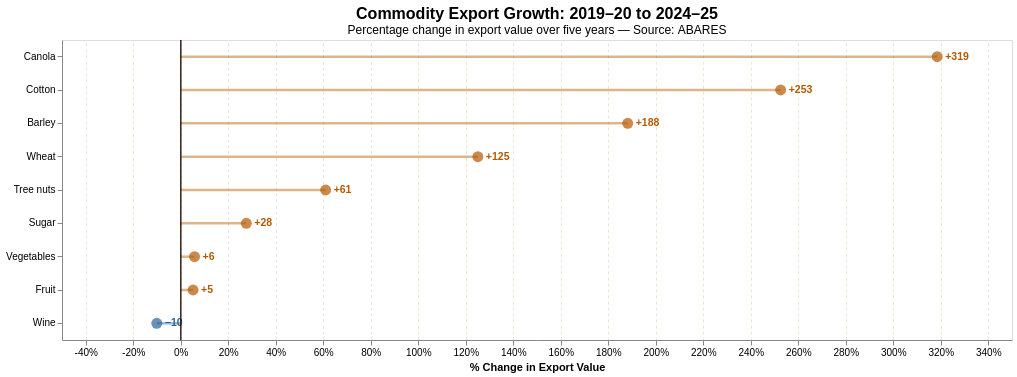

Write the Vega-Lite specification saved for this chart.
### Vega-Lite specification from a JSON file in a GitHub repository (floating-point values rounded to 4 significant figures)
{"$schema": "https://vega.github.io/schema/vega-lite/v5.json", "background": "transparent", "width": 950, "height": 300, "title": {"text": "Commodity Export Growth: 2019–20 to 2024–25", "subtitle": "Percentage change in export value over five years — Source: ABARES", "fontSize": 16, "subtitleFontSize": 12}, "data": {"values": [{"commodity": "Canola", "val_start": 1173.0, "val_end": 4909.0, "pct_change": 318.5, "zero": 0}, {"commodity": "Cotton", "val_start": 963.5, "val_end": 3397.0, "pct_change": 252.6, "zero": 0}, {"commodity": "Barley", "val_start": 1028.0, "val_end": 2962.0, "pct_change": 188.2, "zero": 0}, {"commodity": "Wheat", "val_start": 3847.0, "val_end": 8660.0, "pct_change": 125.1, "zero": 0}, {"commodity": "Tree nuts", "val_start": 1014.0, "val_end": 1632.0, "pct_change": 61.0, "zero": 0}, {"commodity": "Sugar", "val_start": 1606.0, "val_end": 2050.0, "pct_change": 27.6, "zero": 0}, {"commodity": "Vegetables", "val_start": 413.9, "val_end": 437.8, "pct_change": 5.8, "zero": 0}, {"commodity": "Fruit", "val_start": 1612.0, "val_end": 1696.0, "pct_change": 5.2, "zero": 0}, {"commodity": "Wine", "val_start": 2900.0, "val_end": 2609.0, "pct_change": -10.1, "zero": 0}]}, "transform": [{"calculate": "datum.pct_change >= 0 ? 'Growth' : 'Decline'", "as": "trend"}], "layer": [{"mark": {"type": "rule", "strokeWidth": 2.5}, "encoding": {"y": {"field": "commodity", "type": "nominal", "title": null, "sort": {"field": "pct_change", "order": "descending"}}, "x": {"field": "zero", "type": "quantitative"}, "x2": {"field": "pct_change"}, "color": {"field": "trend", "type": "nominal", "scale": {"domain": ["Growth", "Decline"], "range": ["#b35900", "#2a6496"]}, "legend": null}, "opacity": {"value": 0.45}}}, {"mark": {"type": "point", "filled": true, "size": 120}, "encoding": {"y": {"field": "commodity", "type": "nominal", "sort": {"field": "pct_change", "order": "descending"}}, "x": {"field": "pct_change", "type": "quantitative", "title": "% Change in Export Value", "axis": {"labelExpr": "datum.value + '%'", "gridColor": "#f0e4d0", "gridDash": [3, 3]}}, "color": {"field": "trend", "type": "nominal", "scale": {"domain": ["Growth", "Decline"], "range": ["#b35900", "#2a6496"]}, "legend": {"title": "5-Year Trend", "orient": "bottom", "direction": "horizontal", "symbolType": "circle", "symbolSize": 80, "labelFontSize": 11, "titleFontSize": 11}}, "tooltip": [{"field": "commodity", "type": "nominal", "title": "Commodity"}, {"field": "val_start", "type": "quantitative", "title": "2019–20 (AUD M)", "format": "$,.0f"}, {"field": "val_end", "type": "quantitative", "title": "2024–25 (AUD M)", "format": "$,.0f"}, {"field": "pct_change", "type": "quantitative", "title": "% Change", "format": "+.1f"}]}}, {"mark": {"type": "text", "align": "left", "dx": 8, "fontSize": 10.5, "fontWeight": "600"}, "encoding": {"y": {"field": "commodity", "type": "nominal", "sort": {"field": "pct_change", "order": "descending"}}, "x": {"field": "pct_change", "type": "quantitative"}, "text": {"field": "pct_change", "type": "quantitative", "format": "+.0f"}, "color": {"field": "trend", "type": "nominal", "scale": {"domain": ["Growth", "Decline"], "range": ["#b35900", "#2a6496"]}, "legend": null}}}, {"mark": {"type": "rule", "color": "#2c1a0e", "strokeWidth": 1, "opacity": 0.3}, "encoding": {"x": {"field": "zero", "type": "quantitative"}}}]}
